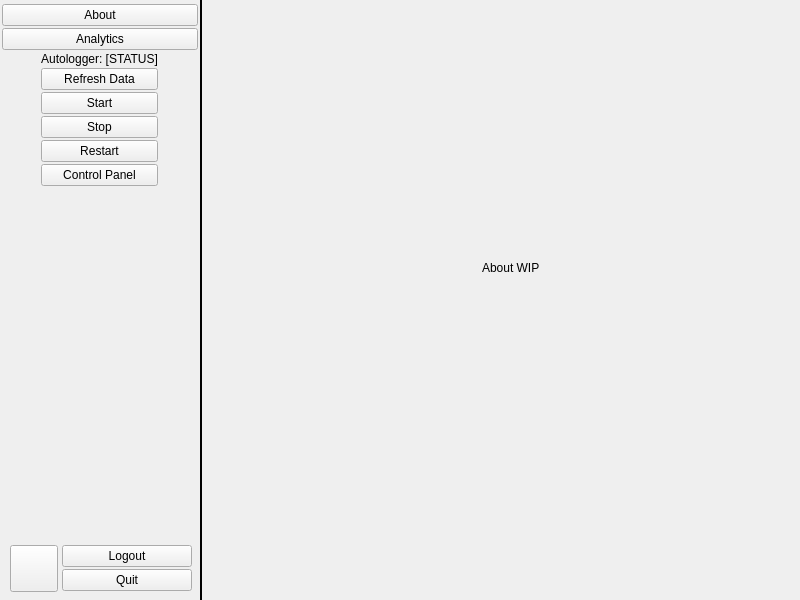
<?xml version="1.0" encoding="UTF-8"?>
<ui version="4.0">
 <class>AppMain</class>
 <widget class="QWidget" name="AppMain">
  <property name="geometry">
   <rect>
    <x>0</x>
    <y>0</y>
    <width>800</width>
    <height>600</height>
   </rect>
  </property>
  <property name="windowTitle">
   <string>Form</string>
  </property>
  <layout class="QVBoxLayout" name="verticalLayout">
   <property name="spacing">
    <number>0</number>
   </property>
   <property name="leftMargin">
    <number>0</number>
   </property>
   <property name="topMargin">
    <number>0</number>
   </property>
   <property name="rightMargin">
    <number>0</number>
   </property>
   <property name="bottomMargin">
    <number>0</number>
   </property>
   <item>
    <widget class="QSplitter" name="navContentSplitter">
     <property name="styleSheet">
      <string notr="true">QSplitter::handle {
    background-color: #000000; 
}</string>
     </property>
     <property name="orientation">
      <enum>Qt::Horizontal</enum>
     </property>
     <property name="handleWidth">
      <number>2</number>
     </property>
     <property name="childrenCollapsible">
      <bool>false</bool>
     </property>
     <widget class="QWidget" name="nav" native="true">
      <property name="minimumSize">
       <size>
        <width>140</width>
        <height>0</height>
       </size>
      </property>
      <property name="maximumSize">
       <size>
        <width>200</width>
        <height>16777215</height>
       </size>
      </property>
      <layout class="QVBoxLayout" name="navLayout">
       <property name="spacing">
        <number>2</number>
       </property>
       <property name="leftMargin">
        <number>2</number>
       </property>
       <property name="topMargin">
        <number>4</number>
       </property>
       <property name="rightMargin">
        <number>2</number>
       </property>
       <property name="bottomMargin">
        <number>0</number>
       </property>
       <item>
        <widget class="QPushButton" name="aboutButton">
         <property name="text">
          <string>About</string>
         </property>
         <property name="checkable">
          <bool>true</bool>
         </property>
         <attribute name="buttonGroup">
          <string notr="true">appPageNavButtons</string>
         </attribute>
        </widget>
       </item>
       <item>
        <widget class="QPushButton" name="analyticsButton">
         <property name="text">
          <string>Analytics</string>
         </property>
         <property name="checkable">
          <bool>true</bool>
         </property>
         <attribute name="buttonGroup">
          <string notr="true">appPageNavButtons</string>
         </attribute>
        </widget>
       </item>
       <item>
        <widget class="QWidget" name="analyticsSubPanel" native="true">
         <layout class="QHBoxLayout" name="analyticsSubPanelLayout">
          <property name="leftMargin">
           <number>9</number>
          </property>
          <property name="topMargin">
           <number>0</number>
          </property>
          <property name="rightMargin">
           <number>9</number>
          </property>
          <item>
           <spacer name="horizontalSpacer">
            <property name="orientation">
             <enum>Qt::Horizontal</enum>
            </property>
            <property name="sizeHint" stdset="0">
             <size>
              <width>40</width>
              <height>20</height>
             </size>
            </property>
           </spacer>
          </item>
          <item>
           <layout class="QVBoxLayout" name="analyticsSubPanelItemsLayout">
            <property name="spacing">
             <number>2</number>
            </property>
            <item>
             <widget class="QLabel" name="autologgerStatus">
              <property name="text">
               <string>Autologger: [STATUS]</string>
              </property>
              <property name="alignment">
               <set>Qt::AlignCenter</set>
              </property>
             </widget>
            </item>
            <item>
             <widget class="QPushButton" name="refreshDataButton">
              <property name="text">
               <string>Refresh Data</string>
              </property>
             </widget>
            </item>
            <item>
             <widget class="QPushButton" name="startAutologgerButton">
              <property name="text">
               <string>Start</string>
              </property>
             </widget>
            </item>
            <item>
             <widget class="QPushButton" name="stopAutologgerButton">
              <property name="text">
               <string>Stop</string>
              </property>
             </widget>
            </item>
            <item>
             <widget class="QPushButton" name="restartAutologgerButton">
              <property name="text">
               <string>Restart</string>
              </property>
             </widget>
            </item>
            <item>
             <widget class="QPushButton" name="autologgerControlPanelButton">
              <property name="text">
               <string>Control Panel</string>
              </property>
              <property name="checkable">
               <bool>true</bool>
              </property>
              <attribute name="buttonGroup">
               <string notr="true">appPageNavButtons</string>
              </attribute>
             </widget>
            </item>
           </layout>
          </item>
          <item>
           <spacer name="horizontalSpacer_2">
            <property name="orientation">
             <enum>Qt::Horizontal</enum>
            </property>
            <property name="sizeHint" stdset="0">
             <size>
              <width>40</width>
              <height>20</height>
             </size>
            </property>
           </spacer>
          </item>
         </layout>
        </widget>
       </item>
       <item>
        <spacer name="navSpacer">
         <property name="orientation">
          <enum>Qt::Vertical</enum>
         </property>
         <property name="sizeHint" stdset="0">
          <size>
           <width>20</width>
           <height>40</height>
          </size>
         </property>
        </spacer>
       </item>
       <item>
        <layout class="QHBoxLayout" name="optionsAndExitLayout">
         <property name="spacing">
          <number>4</number>
         </property>
         <property name="leftMargin">
          <number>8</number>
         </property>
         <property name="rightMargin">
          <number>6</number>
         </property>
         <property name="bottomMargin">
          <number>8</number>
         </property>
         <item>
          <widget class="QToolButton" name="settingsButton">
           <property name="text">
            <string/>
           </property>
           <property name="icon">
            <iconset resource="../resources.qrc">
             <normaloff>:/images/images/SettingsIcon.png</normaloff>:/images/images/SettingsIcon.png</iconset>
           </property>
           <property name="iconSize">
            <size>
             <width>40</width>
             <height>40</height>
            </size>
           </property>
           <property name="checkable">
            <bool>true</bool>
           </property>
           <attribute name="buttonGroup">
            <string notr="true">appPageNavButtons</string>
           </attribute>
          </widget>
         </item>
         <item>
          <layout class="QVBoxLayout" name="exitLayout">
           <property name="spacing">
            <number>2</number>
           </property>
           <item>
            <widget class="QPushButton" name="logoutButton">
             <property name="text">
              <string>Logout</string>
             </property>
            </widget>
           </item>
           <item>
            <widget class="QPushButton" name="quitButton">
             <property name="text">
              <string>Quit</string>
             </property>
            </widget>
           </item>
          </layout>
         </item>
        </layout>
       </item>
      </layout>
     </widget>
     <widget class="QStackedWidget" name="content">
      <property name="minimumSize">
       <size>
        <width>1</width>
        <height>0</height>
       </size>
      </property>
      <property name="currentIndex">
       <number>0</number>
      </property>
      <widget class="QWidget" name="aboutPage">
       <widget class="QLabel" name="aboutWIPLabel">
        <property name="geometry">
         <rect>
          <x>280</x>
          <y>260</y>
          <width>101</width>
          <height>16</height>
         </rect>
        </property>
        <property name="text">
         <string>About WIP</string>
        </property>
       </widget>
      </widget>
      <widget class="QWidget" name="analyticsPage">
       <widget class="QLabel" name="analyticsWIPLabel">
        <property name="geometry">
         <rect>
          <x>270</x>
          <y>280</y>
          <width>121</width>
          <height>16</height>
         </rect>
        </property>
        <property name="text">
         <string>Analytics WIP</string>
        </property>
       </widget>
      </widget>
      <widget class="QWidget" name="analyticsControlPanel">
       <widget class="QLabel" name="analyticsControlPanelWIPLabel">
        <property name="geometry">
         <rect>
          <x>260</x>
          <y>260</y>
          <width>151</width>
          <height>16</height>
         </rect>
        </property>
        <property name="text">
         <string>Analytics Control Panel WIP</string>
        </property>
       </widget>
      </widget>
      <widget class="QWidget" name="settingsPage">
       <widget class="QLabel" name="settingsWIPLabel">
        <property name="geometry">
         <rect>
          <x>280</x>
          <y>250</y>
          <width>101</width>
          <height>16</height>
         </rect>
        </property>
        <property name="text">
         <string>Settings WIP</string>
        </property>
       </widget>
      </widget>
     </widget>
    </widget>
   </item>
  </layout>
 </widget>
 <resources>
  <include location="../resources.qrc"/>
 </resources>
 <connections/>
 <buttongroups>
  <buttongroup name="appPageNavButtons"/>
 </buttongroups>
</ui>
